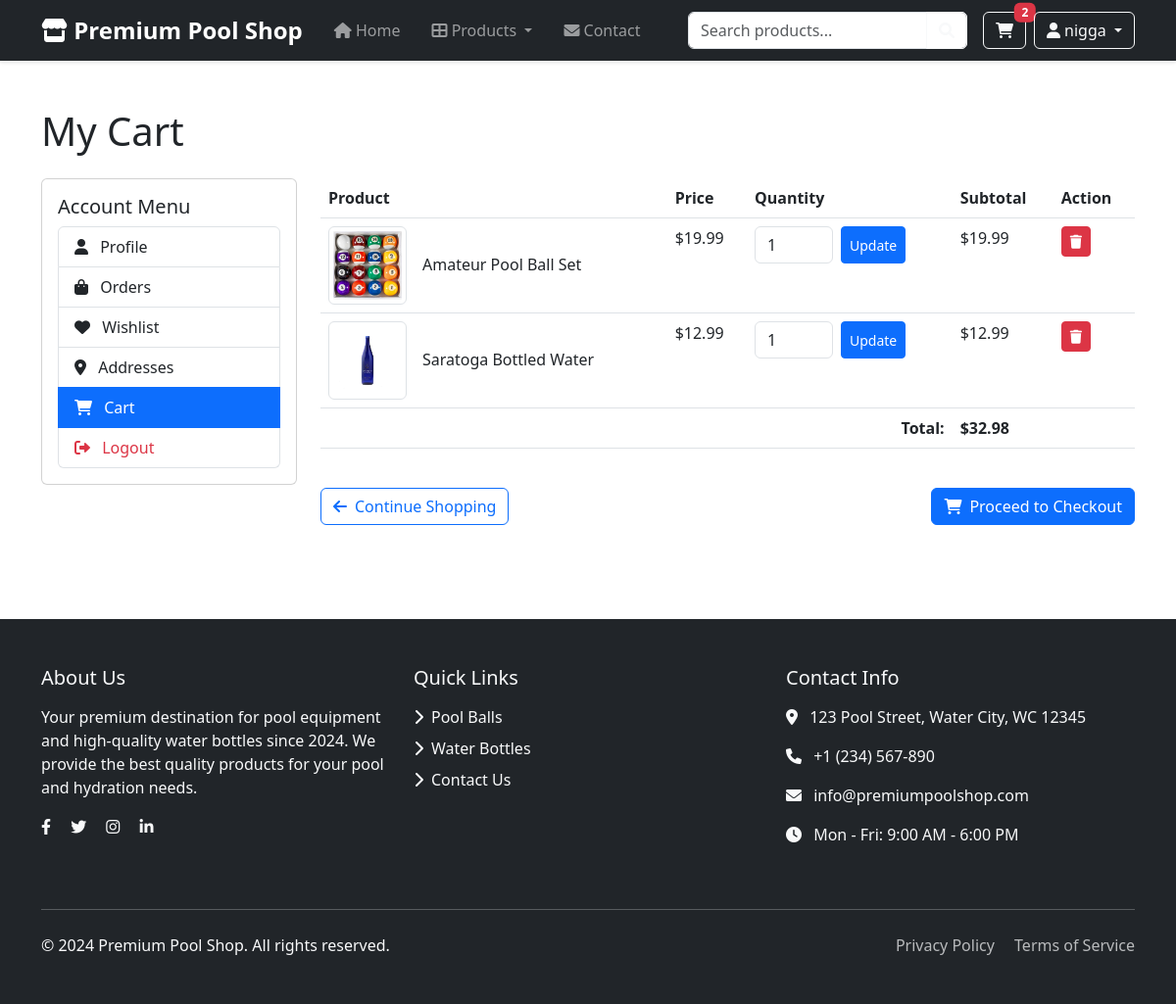
The app's page /cart/cart.php (signed in), older data.
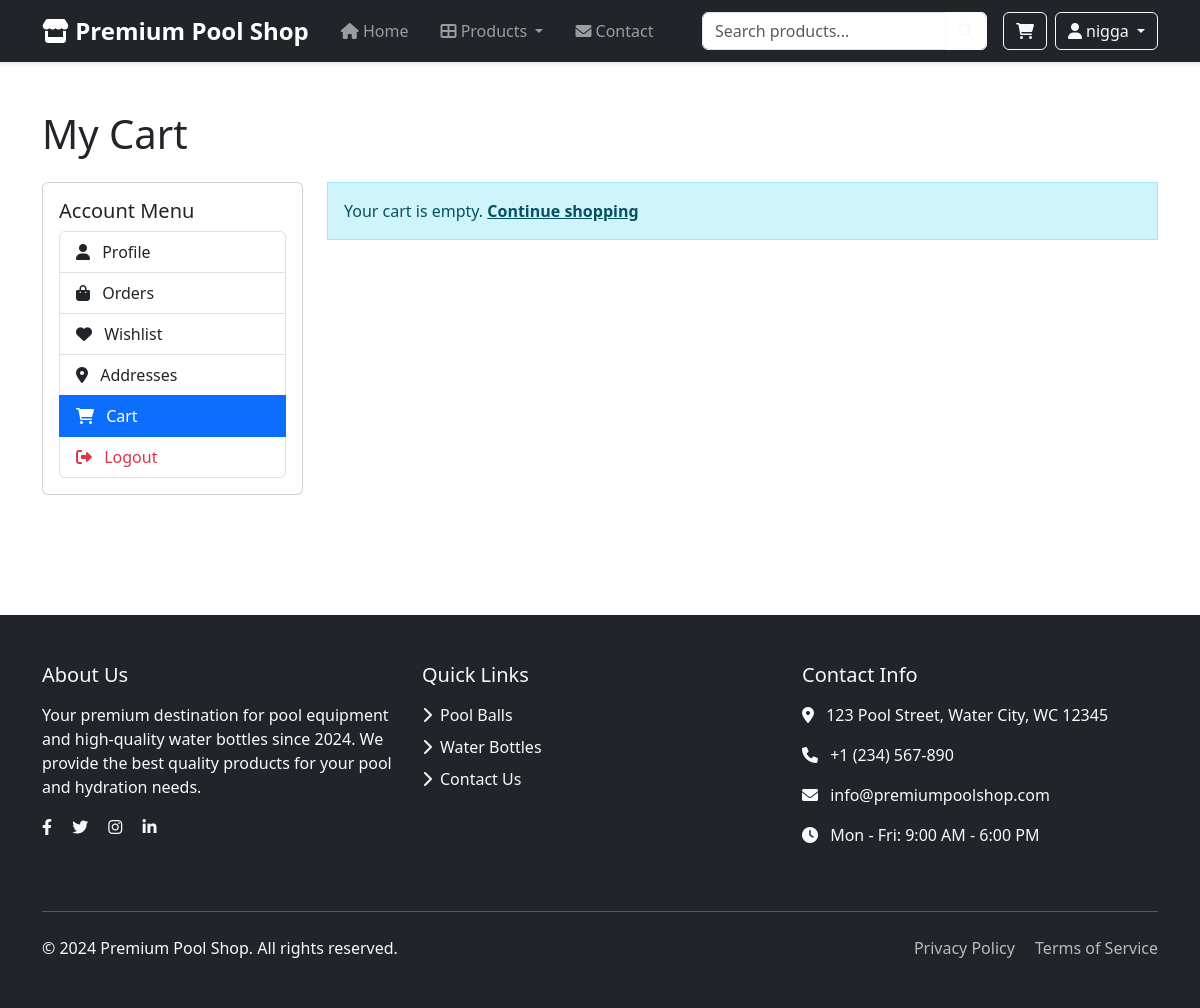
The same page, newer data.
### tables this page shows
CREATE TABLE `cart` (
  `id` int(11) NOT NULL,
  `user_id` int(11) NOT NULL,
  `product_id` int(11) NOT NULL,
  `quantity` int(11) NOT NULL DEFAULT 1
);

CREATE TABLE `products` (
  `id` int(11) NOT NULL,
  `name` varchar(100) NOT NULL,
  `description` text DEFAULT NULL,
  `size` varchar(50) DEFAULT NULL,
  `weight` decimal(10,2) DEFAULT NULL,
  `price` decimal(10,2) NOT NULL,
  `stock_quantity` int(11) NOT NULL DEFAULT 0,
  `category_id` int(11) DEFAULT NULL
);

### includes/config/session.php (called while the page is built, shortened)
<?php
function isLoggedIn() {
    return isset($_SESSION['user_id']);
}
?>

### cart/cart.php (the view, shortened to what the changed rows need)
<?php
require_once __DIR__ . "/../includes/config/database.php";
require_once __DIR__ . "/../includes/config/session.php";
$cart_sql = "SELECT c.*, p.name, p.price, p.stock_quantity,
            (SELECT image_url FROM product_images WHERE product_id = p.id AND image_order = 1 LIMIT 1) as product_image
            FROM cart c
            JOIN products p ON c.product_id = p.id
            WHERE c.user_id = ?";
$cart_stmt = mysqli_prepare($conn, $cart_sql);
mysqli_stmt_bind_param($cart_stmt, "i", $_SESSION['user_id']);
mysqli_stmt_execute($cart_stmt);
$cart_result = mysqli_stmt_get_result($cart_stmt);
$cart_items = [];
$total = 0;
while ($row = mysqli_fetch_assoc($cart_result)) {
    $item = [
        'id' => $row['id'],
        'product_id' => $row['product_id'],
        'name' => $row['name'],
        'quantity' => $row['quantity'],
        'price' => $row['price'],
        'stock_quantity' => $row['stock_quantity'],
        'product_image' => $row['product_image']
    ];
    $cart_items[] = $item;
    $total += $item['price'] * $item['quantity'];
}
include __DIR__ . '/../includes/components/header.php';
?>
<div class="container py-5">
    <h1 class="mb-4">My Cart</h1>
    <div class="row">
        <div class="col-md-9">
            <?php if (empty($cart_items)): ?>
                <div class="alert alert-info">
                    Your cart is empty. <a href="/E-commerce_Belingheri_Barlascini/products.php" class="alert-link">Continue shopping</a>
                </div>
            <?php else: ?>
                <div class="table-responsive">
                    <table class="table">
                        <thead>
                            <tr>
                                <th>Product</th>
                                <th>Price</th>
                                <th>Quantity</th>
                                <th>Subtotal</th>
                                <th>Action</th>
                            </tr>
                        </thead>
                        <tbody>
                            <?php foreach ($cart_items as $item): ?>
                            <tr>
                                <td>
                                    <div class="d-flex align-items-center">
                                        <?php if ($item['product_image']): ?>
                                            <img src="/E-commerce_Belingheri_Barlascini/<?php echo htmlspecialchars($item['product_image']); ?>"
                                                 alt="<?php echo htmlspecialchars($item['name']); ?>"
                                                 class="img-thumbnail"
                                                 style="width: 80px; height: 80px; object-fit: cover;">
                                        <?php endif; ?>
                                        <div class="ms-3">
                                            <h6 class="mb-0"><?php echo htmlspecialchars($item['name']); ?></h6>
                                        </div>
                                    </div>
                                </td>
                                <td>$<?php echo number_format($item['price'], 2); ?></td>
                                <td>
                                    <form method="POST" class="d-flex">
                                        <input type="number" name="quantity" value="<?php echo $item['quantity']; ?>" min="0" class="form-control" style="width: 80px;">
                                        <button type="submit" name="update_quantity" class="btn btn-sm btn-primary ms-2">Update</button>
                                    </form>
                                </td>
                                <td>$<?php echo number_format($item['price'] * $item['quantity'], 2); ?></td>
                                <td>
                                    <form method="POST">
                                        <button type="submit" name="remove_item" class="btn btn-sm btn-danger">
                                            <i class="fas fa-trash"></i>
                                        </button>
                                    </form>
                                </td>
                            </tr>
                            <?php endforeach; ?>
                        </tbody>
                        <tfoot>
                            <tr>
                                <td colspan="3" class="text-end"><strong>Total:</strong></td>
                                <td colspan="2"><strong>$<?php echo number_format($total, 2); ?></strong></td>
                            </tr>
                        </tfoot>
                    </table>
                </div>
                <div class="d-flex justify-content-between mt-4">
                    <a href="/E-commerce_Belingheri_Barlascini/products.php" class="btn btn-outline-primary">
                        <i class="fas fa-arrow-left me-2"></i>Continue Shopping
                    </a>
                    <a href="/E-commerce_Belingheri_Barlascini/checkout.php" class="btn btn-primary">
                        <i class="fas fa-shopping-cart me-2"></i>Proceed to Checkout
                    </a>
                </div>
            <?php endif; ?>
        </div>
    </div>
</div>
<?php include __DIR__ . '/../includes/components/footer.php'; ?>

### includes/components/header.php (shortened to what the changed rows need)
<?php
require_once __DIR__ . "/../config/functions.php";
require_once __DIR__ . "/../config/session.php";
$cart_count = 0;
if (isset($_SESSION['user_id'])) {
    $cart_count_sql = "SELECT COUNT(*) as count FROM cart WHERE user_id = ?";
    $cart_count_stmt = mysqli_prepare($conn, $cart_count_sql);
    mysqli_stmt_bind_param($cart_count_stmt, "i", $_SESSION['user_id']);
    mysqli_stmt_execute($cart_count_stmt);
    $cart_count_result = mysqli_stmt_get_result($cart_count_stmt);
    $cart_count = mysqli_fetch_assoc($cart_count_result)['count'];
}
?>
<!DOCTYPE html>
<html lang="en">
<head>
    <link href="https://cdn.jsdelivr.net/npm/bootstrap@5.3.0/dist/css/bootstrap.min.css" rel="stylesheet">
    <link href="https://cdnjs.cloudflare.com/ajax/libs/font-awesome/6.0.0/css/all.min.css" rel="stylesheet">
</head>
<body>
    <nav class="navbar navbar-expand-lg navbar-dark bg-dark sticky-top">
        <div class="container">
            <div class="collapse navbar-collapse" id="navbarNav">
                <div class="d-flex">
                    <a href="<?php echo isLoggedIn() ? '/E-commerce_Belingheri_Barlascini/cart/cart.php' : '/E-commerce_Belingheri_Barlascini/auth/login.php'; ?>" class="btn btn-outline-light me-2 position-relative">
                        <i class="fas fa-shopping-cart"></i>
                        <?php if($cart_count > 0): ?>
                            <span class="badge bg-danger position-absolute top-0 start-100 translate-middle"><?php echo $cart_count; ?></span>
                        <?php endif; ?>
                    </a>
                </div>
            </div>
        </div>
    </nav>
</body>
</html>

Row changes from the older to the newer data that the page shows:
removed cart: shows a picture, product.name "Amateur Pool Ball Set", product.price "19.99", quantity "1", $item['price']*$item['quantity'] "19.99"
removed cart: shows a picture, product.name "Saratoga Bottled Water", product.price "12.99", quantity "1", $item['price']*$item['quantity'] "12.99"
Text that changed along with them:
$cart_count: "2" → (not shown)
$total: "32.98" → (not shown)
text no longer shown: "Product Price Quantity Subtotal Action Total: $ Continue Shopping Proceed to Checkout"
text now shown: "Your cart is empty. Continue shopping"
